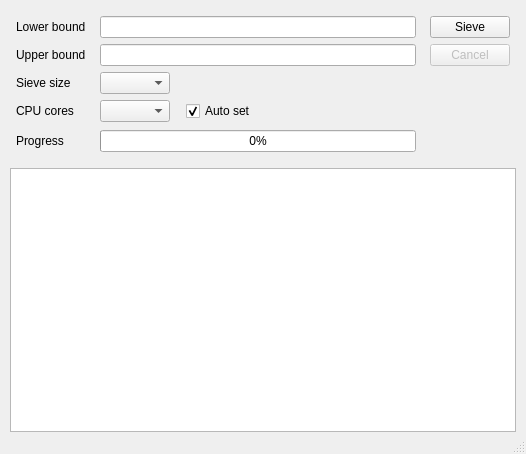
<?xml version="1.0" encoding="UTF-8"?>
<ui version="4.0">
 <class>PrimeSieveGUI</class>
 <widget class="QMainWindow" name="PrimeSieveGUI">
  <property name="geometry">
   <rect>
    <x>0</x>
    <y>0</y>
    <width>526</width>
    <height>454</height>
   </rect>
  </property>
  <property name="windowTitle">
   <string/>
  </property>
  <property name="animated">
   <bool>true</bool>
  </property>
  <widget class="QWidget" name="centralWidget">
   <property name="minimumSize">
    <size>
     <width>0</width>
     <height>0</height>
    </size>
   </property>
   <layout class="QVBoxLayout" name="verticalLayout">
    <property name="spacing">
     <number>6</number>
    </property>
    <property name="leftMargin">
     <number>10</number>
    </property>
    <property name="topMargin">
     <number>16</number>
    </property>
    <property name="rightMargin">
     <number>10</number>
    </property>
    <property name="bottomMargin">
     <number>0</number>
    </property>
    <item>
     <layout class="QGridLayout" name="inputGridLayout">
      <item row="0" column="2">
       <spacer name="horizontalSpacer2">
        <property name="orientation">
         <enum>Qt::Horizontal</enum>
        </property>
        <property name="sizeType">
         <enum>QSizePolicy::Fixed</enum>
        </property>
        <property name="sizeHint" stdset="0">
         <size>
          <width>8</width>
          <height>20</height>
         </size>
        </property>
       </spacer>
      </item>
      <item row="0" column="4">
       <spacer name="horizontalSpacer3">
        <property name="orientation">
         <enum>Qt::Horizontal</enum>
        </property>
        <property name="sizeType">
         <enum>QSizePolicy::Fixed</enum>
        </property>
        <property name="sizeHint" stdset="0">
         <size>
          <width>8</width>
          <height>20</height>
         </size>
        </property>
       </spacer>
      </item>
      <item row="1" column="5">
       <widget class="QPushButton" name="cancelButton">
        <property name="enabled">
         <bool>false</bool>
        </property>
        <property name="minimumSize">
         <size>
          <width>0</width>
          <height>0</height>
         </size>
        </property>
        <property name="maximumSize">
         <size>
          <width>16777215</width>
          <height>16777215</height>
         </size>
        </property>
        <property name="text">
         <string>Cancel</string>
        </property>
        <property name="shortcut">
         <string notr="true"/>
        </property>
       </widget>
      </item>
      <item row="0" column="5">
       <widget class="QPushButton" name="sieveButton">
        <property name="minimumSize">
         <size>
          <width>0</width>
          <height>0</height>
         </size>
        </property>
        <property name="maximumSize">
         <size>
          <width>16777215</width>
          <height>16777215</height>
         </size>
        </property>
        <property name="text">
         <string>Sieve</string>
        </property>
        <property name="shortcut">
         <string notr="true"/>
        </property>
        <property name="default">
         <bool>false</bool>
        </property>
       </widget>
      </item>
      <item row="1" column="3">
       <widget class="QLineEdit" name="upperBoundLineEdit">
        <property name="maxLength">
         <number>20</number>
        </property>
        <property name="frame">
         <bool>true</bool>
        </property>
       </widget>
      </item>
      <item row="0" column="3">
       <widget class="QLineEdit" name="lowerBoundLineEdit">
        <property name="text">
         <string/>
        </property>
        <property name="maxLength">
         <number>20</number>
        </property>
       </widget>
      </item>
      <item row="0" column="1">
       <widget class="QLabel" name="lowerBoundLabel">
        <property name="minimumSize">
         <size>
          <width>0</width>
          <height>0</height>
         </size>
        </property>
        <property name="maximumSize">
         <size>
          <width>16777215</width>
          <height>16777215</height>
         </size>
        </property>
        <property name="text">
         <string notr="true">Lower bound</string>
        </property>
       </widget>
      </item>
      <item row="1" column="1">
       <widget class="QLabel" name="upperBoundLabel">
        <property name="minimumSize">
         <size>
          <width>0</width>
          <height>0</height>
         </size>
        </property>
        <property name="maximumSize">
         <size>
          <width>16777215</width>
          <height>16777215</height>
         </size>
        </property>
        <property name="text">
         <string notr="true">Upper bound</string>
        </property>
       </widget>
      </item>
      <item row="2" column="1">
       <widget class="QLabel" name="sieveSizeLabel">
        <property name="minimumSize">
         <size>
          <width>0</width>
          <height>0</height>
         </size>
        </property>
        <property name="maximumSize">
         <size>
          <width>16777215</width>
          <height>16777215</height>
         </size>
        </property>
        <property name="text">
         <string notr="true">Sieve size</string>
        </property>
       </widget>
      </item>
      <item row="2" column="3">
       <layout class="QHBoxLayout" name="sieveSizeLayout">
        <item>
         <widget class="QComboBox" name="sieveSizeComboBox">
          <property name="minimumSize">
           <size>
            <width>70</width>
            <height>0</height>
           </size>
          </property>
          <property name="maximumSize">
           <size>
            <width>70</width>
            <height>16777215</height>
           </size>
          </property>
          <property name="maxVisibleItems">
           <number>7</number>
          </property>
          <property name="maxCount">
           <number>32</number>
          </property>
          <property name="sizeAdjustPolicy">
           <enum>QComboBox::AdjustToContents</enum>
          </property>
         </widget>
        </item>
        <item>
         <spacer name="sieveSizeSpacer">
          <property name="orientation">
           <enum>Qt::Horizontal</enum>
          </property>
          <property name="sizeHint" stdset="0">
           <size>
            <width>40</width>
            <height>20</height>
           </size>
          </property>
         </spacer>
        </item>
       </layout>
      </item>
      <item row="3" column="1">
       <widget class="QLabel" name="cpuCoresLabel">
        <property name="minimumSize">
         <size>
          <width>0</width>
          <height>0</height>
         </size>
        </property>
        <property name="maximumSize">
         <size>
          <width>16777215</width>
          <height>16777215</height>
         </size>
        </property>
        <property name="text">
         <string notr="true">CPU cores</string>
        </property>
       </widget>
      </item>
      <item row="3" column="3">
       <layout class="QHBoxLayout" name="cpuCoresLayout">
        <item>
         <widget class="QComboBox" name="cpuCoresComboBox">
          <property name="minimumSize">
           <size>
            <width>70</width>
            <height>0</height>
           </size>
          </property>
          <property name="maximumSize">
           <size>
            <width>70</width>
            <height>16777215</height>
           </size>
          </property>
          <property name="maxVisibleItems">
           <number>7</number>
          </property>
          <property name="maxCount">
           <number>32</number>
          </property>
         </widget>
        </item>
        <item>
         <spacer name="cpuCoresSpacer">
          <property name="orientation">
           <enum>Qt::Horizontal</enum>
          </property>
          <property name="sizeType">
           <enum>QSizePolicy::Fixed</enum>
          </property>
          <property name="sizeHint" stdset="0">
           <size>
            <width>10</width>
            <height>0</height>
           </size>
          </property>
         </spacer>
        </item>
        <item>
         <widget class="QCheckBox" name="autoSetCheckBox">
          <property name="text">
           <string>Auto set</string>
          </property>
          <property name="shortcut">
           <string notr="true"/>
          </property>
          <property name="checked">
           <bool>true</bool>
          </property>
         </widget>
        </item>
       </layout>
      </item>
      <item row="5" column="1">
       <widget class="QLabel" name="progressLabel">
        <property name="minimumSize">
         <size>
          <width>0</width>
          <height>0</height>
         </size>
        </property>
        <property name="maximumSize">
         <size>
          <width>16777215</width>
          <height>16777215</height>
         </size>
        </property>
        <property name="text">
         <string notr="true">Progress</string>
        </property>
       </widget>
      </item>
      <item row="5" column="3">
       <widget class="QProgressBar" name="progressBar">
        <property name="maximum">
         <number>1000</number>
        </property>
        <property name="value">
         <number>0</number>
        </property>
       </widget>
      </item>
      <item row="4" column="1">
       <spacer name="progressBarSpacer">
        <property name="orientation">
         <enum>Qt::Vertical</enum>
        </property>
        <property name="sizeType">
         <enum>QSizePolicy::Fixed</enum>
        </property>
        <property name="sizeHint" stdset="0">
         <size>
          <width>20</width>
          <height>2</height>
         </size>
        </property>
       </spacer>
      </item>
      <item row="0" column="0">
       <spacer name="horizontalSpacer1">
        <property name="orientation">
         <enum>Qt::Horizontal</enum>
        </property>
        <property name="sizeType">
         <enum>QSizePolicy::Fixed</enum>
        </property>
        <property name="sizeHint" stdset="0">
         <size>
          <width>6</width>
          <height>20</height>
         </size>
        </property>
       </spacer>
      </item>
      <item row="0" column="6">
       <spacer name="horizontalSpacer4">
        <property name="orientation">
         <enum>Qt::Horizontal</enum>
        </property>
        <property name="sizeType">
         <enum>QSizePolicy::Fixed</enum>
        </property>
        <property name="sizeHint" stdset="0">
         <size>
          <width>6</width>
          <height>20</height>
         </size>
        </property>
       </spacer>
      </item>
     </layout>
    </item>
    <item>
     <spacer name="verticalSpacer">
      <property name="orientation">
       <enum>Qt::Vertical</enum>
      </property>
      <property name="sizeType">
       <enum>QSizePolicy::Fixed</enum>
      </property>
      <property name="sizeHint" stdset="0">
       <size>
        <width>20</width>
        <height>10</height>
       </size>
      </property>
     </spacer>
    </item>
    <item>
     <layout class="QHBoxLayout" name="textEditLayout">
      <item>
       <widget class="QPlainTextEdit" name="textEdit">
        <property name="acceptDrops">
         <bool>false</bool>
        </property>
        <property name="undoRedoEnabled">
         <bool>false</bool>
        </property>
        <property name="plainText">
         <string notr="true"/>
        </property>
        <property name="textInteractionFlags">
         <set>Qt::TextSelectableByKeyboard|Qt::TextSelectableByMouse</set>
        </property>
        <property name="maximumBlockCount">
         <number>2048</number>
        </property>
       </widget>
      </item>
     </layout>
    </item>
   </layout>
  </widget>
  <widget class="QMenuBar" name="menuBar">
   <property name="geometry">
    <rect>
     <x>0</x>
     <y>0</y>
     <width>526</width>
     <height>21</height>
    </rect>
   </property>
   <property name="defaultUp">
    <bool>false</bool>
   </property>
  </widget>
  <widget class="QStatusBar" name="statusBar"/>
 </widget>
 <layoutdefault spacing="6" margin="11"/>
 <tabstops>
  <tabstop>lowerBoundLineEdit</tabstop>
  <tabstop>upperBoundLineEdit</tabstop>
  <tabstop>sieveSizeComboBox</tabstop>
  <tabstop>cpuCoresComboBox</tabstop>
  <tabstop>autoSetCheckBox</tabstop>
  <tabstop>sieveButton</tabstop>
  <tabstop>cancelButton</tabstop>
 </tabstops>
 <resources/>
 <connections/>
</ui>
